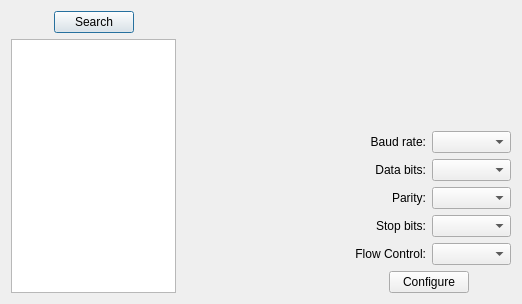
<?xml version="1.0" encoding="UTF-8"?>
<ui version="4.0">
 <class>portconfig</class>
 <widget class="QDialog" name="portconfig">
  <property name="geometry">
   <rect>
    <x>0</x>
    <y>0</y>
    <width>522</width>
    <height>304</height>
   </rect>
  </property>
  <property name="maximumSize">
   <size>
    <width>522</width>
    <height>304</height>
   </size>
  </property>
  <property name="windowTitle">
   <string>Dialog</string>
  </property>
  <property name="sizeGripEnabled">
   <bool>false</bool>
  </property>
  <layout class="QVBoxLayout" name="verticalLayout_5">
   <property name="sizeConstraint">
    <enum>QLayout::SizeConstraint::SetMinAndMaxSize</enum>
   </property>
   <item>
    <layout class="QHBoxLayout" name="horizontalLayout_8">
     <property name="sizeConstraint">
      <enum>QLayout::SizeConstraint::SetMaximumSize</enum>
     </property>
     <item>
      <layout class="QVBoxLayout" name="verticalLayout_2">
       <item>
        <layout class="QHBoxLayout" name="horizontalLayout_2">
         <item>
          <spacer name="horizontalSpacer">
           <property name="orientation">
            <enum>Qt::Orientation::Horizontal</enum>
           </property>
           <property name="sizeHint" stdset="0">
            <size>
             <width>40</width>
             <height>20</height>
            </size>
           </property>
          </spacer>
         </item>
         <item>
          <widget class="QPushButton" name="btnPorts">
           <property name="layoutDirection">
            <enum>Qt::LayoutDirection::LeftToRight</enum>
           </property>
           <property name="autoFillBackground">
            <bool>true</bool>
           </property>
           <property name="text">
            <string>Search</string>
           </property>
          </widget>
         </item>
         <item>
          <spacer name="horizontalSpacer_2">
           <property name="orientation">
            <enum>Qt::Orientation::Horizontal</enum>
           </property>
           <property name="sizeHint" stdset="0">
            <size>
             <width>40</width>
             <height>20</height>
            </size>
           </property>
          </spacer>
         </item>
        </layout>
       </item>
       <item>
        <widget class="QListWidget" name="portsList">
         <property name="verticalScrollBarPolicy">
          <enum>Qt::ScrollBarPolicy::ScrollBarAsNeeded</enum>
         </property>
         <property name="sizeAdjustPolicy">
          <enum>QAbstractScrollArea::SizeAdjustPolicy::AdjustToContents</enum>
         </property>
         <property name="uniformItemSizes">
          <bool>true</bool>
         </property>
         <property name="wordWrap">
          <bool>true</bool>
         </property>
         <property name="itemAlignment">
          <set>Qt::AlignmentFlag::AlignLeading</set>
         </property>
        </widget>
       </item>
      </layout>
     </item>
     <item>
      <spacer name="horizontalSpacer_5">
       <property name="orientation">
        <enum>Qt::Orientation::Horizontal</enum>
       </property>
       <property name="sizeHint" stdset="0">
        <size>
         <width>40</width>
         <height>20</height>
        </size>
       </property>
      </spacer>
     </item>
     <item>
      <layout class="QVBoxLayout" name="verticalLayout_4">
       <item>
        <layout class="QVBoxLayout" name="verticalLayout_3">
         <item>
          <widget class="QLabel" name="label_2">
           <property name="text">
            <string/>
           </property>
           <property name="alignment">
            <set>Qt::AlignmentFlag::AlignCenter</set>
           </property>
          </widget>
         </item>
         <item>
          <layout class="QVBoxLayout" name="verticalLayout">
           <item>
            <layout class="QHBoxLayout" name="horizontalLayout">
             <item>
              <widget class="QLabel" name="label">
               <property name="layoutDirection">
                <enum>Qt::LayoutDirection::LeftToRight</enum>
               </property>
               <property name="text">
                <string>Baud rate:</string>
               </property>
               <property name="alignment">
                <set>Qt::AlignmentFlag::AlignRight|Qt::AlignmentFlag::AlignTrailing|Qt::AlignmentFlag::AlignVCenter</set>
               </property>
              </widget>
             </item>
             <item>
              <widget class="QComboBox" name="comboBaud"/>
             </item>
            </layout>
           </item>
           <item>
            <layout class="QHBoxLayout" name="horizontalLayout_3">
             <item>
              <widget class="QLabel" name="label_3">
               <property name="text">
                <string>Data bits:</string>
               </property>
               <property name="alignment">
                <set>Qt::AlignmentFlag::AlignRight|Qt::AlignmentFlag::AlignTrailing|Qt::AlignmentFlag::AlignVCenter</set>
               </property>
              </widget>
             </item>
             <item>
              <widget class="QComboBox" name="comboBaud_2"/>
             </item>
            </layout>
           </item>
           <item>
            <layout class="QHBoxLayout" name="horizontalLayout_4">
             <item>
              <widget class="QLabel" name="label_4">
               <property name="text">
                <string>Parity:</string>
               </property>
               <property name="alignment">
                <set>Qt::AlignmentFlag::AlignRight|Qt::AlignmentFlag::AlignTrailing|Qt::AlignmentFlag::AlignVCenter</set>
               </property>
              </widget>
             </item>
             <item>
              <widget class="QComboBox" name="comboBaud_3"/>
             </item>
            </layout>
           </item>
           <item>
            <layout class="QHBoxLayout" name="horizontalLayout_5">
             <item>
              <widget class="QLabel" name="label_5">
               <property name="text">
                <string>Stop bits:</string>
               </property>
               <property name="alignment">
                <set>Qt::AlignmentFlag::AlignRight|Qt::AlignmentFlag::AlignTrailing|Qt::AlignmentFlag::AlignVCenter</set>
               </property>
              </widget>
             </item>
             <item>
              <widget class="QComboBox" name="comboBaud_4"/>
             </item>
            </layout>
           </item>
           <item>
            <layout class="QHBoxLayout" name="horizontalLayout_6">
             <item>
              <widget class="QLabel" name="label_6">
               <property name="text">
                <string>Flow Control:</string>
               </property>
               <property name="alignment">
                <set>Qt::AlignmentFlag::AlignRight|Qt::AlignmentFlag::AlignTrailing|Qt::AlignmentFlag::AlignVCenter</set>
               </property>
              </widget>
             </item>
             <item>
              <widget class="QComboBox" name="comboBaud_5"/>
             </item>
            </layout>
           </item>
          </layout>
         </item>
        </layout>
       </item>
       <item>
        <layout class="QHBoxLayout" name="horizontalLayout_7">
         <item>
          <spacer name="horizontalSpacer_3">
           <property name="orientation">
            <enum>Qt::Orientation::Horizontal</enum>
           </property>
           <property name="sizeHint" stdset="0">
            <size>
             <width>40</width>
             <height>20</height>
            </size>
           </property>
          </spacer>
         </item>
         <item>
          <widget class="QPushButton" name="pushButton">
           <property name="text">
            <string>Configure</string>
           </property>
          </widget>
         </item>
         <item>
          <spacer name="horizontalSpacer_4">
           <property name="orientation">
            <enum>Qt::Orientation::Horizontal</enum>
           </property>
           <property name="sizeHint" stdset="0">
            <size>
             <width>40</width>
             <height>20</height>
            </size>
           </property>
          </spacer>
         </item>
        </layout>
       </item>
      </layout>
     </item>
    </layout>
   </item>
  </layout>
 </widget>
 <resources/>
 <connections/>
</ui>
